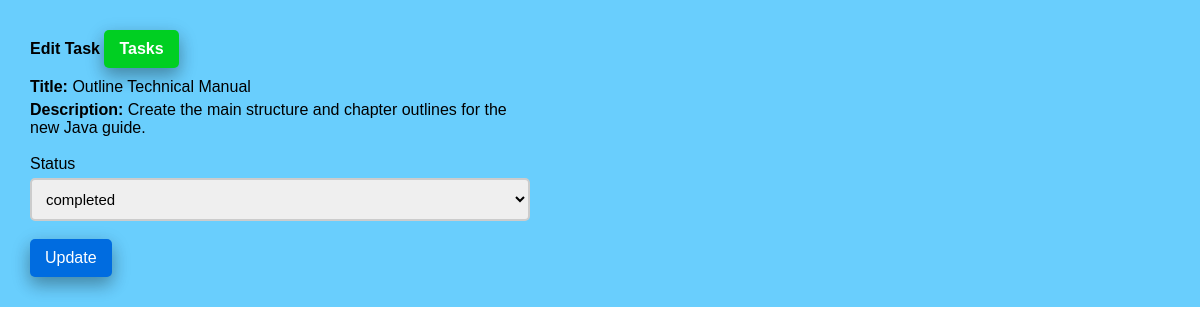
The page /edit-task-employee.php?id=1 (signed in) on the database its author committed.
### tables this page shows
CREATE TABLE `tasks` (
  `id` int(11) NOT NULL,
  `title` varchar(100) NOT NULL,
  `description` text DEFAULT NULL,
  `assigned_to` int(11) DEFAULT NULL,
  `due_date` date DEFAULT NULL,
  `status` enum('pending','in_progress','completed') DEFAULT 'pending',
  `created_at` timestamp NOT NULL DEFAULT current_timestamp()
);

### app/model/Task.php (called while the page is built, shortened)
<?php
function get_task_by_id($conn, $id){
	$sql = "SELECT * FROM tasks WHERE id =? ";
	$stmt = $conn->prepare($sql);
	$stmt->execute([$id]);
	if($stmt->rowCount() > 0){
		$task = $stmt->fetch();
	}else $task = 0;
	return $task;
}

### edit-task-employee.php (the view, shortened to what this page needs)
<?php
if (isset($_SESSION['role']) && isset($_SESSION['id']) && $_SESSION['role'] == "employee") {
    include "DB_connection.php";
    include "app/Model/Task.php";
    include "app/Model/User.php";
    $id = $_GET['id'];
    $task = get_task_by_id($conn, $id);
 ?>
<!DOCTYPE html>
<html>
<head>
	<link rel="stylesheet" href="https://stackpath.bootstrapcdn.com/font-awesome/4.7.0/css/font-awesome.min.css">
	<link rel="stylesheet" href="css/style.css">
</head>
<body>
	<div class="body">
		<section class="section-1">
			<h4 class="title">Edit Task <a href="my_task.php">Tasks</a></h4>
			<form class="form-1"
			      method="POST"
			      action="app/update-task-employee.php">
				<div class="input-holder">
					<p><b>Title: </b><?=$task['title']?></p>
				</div>
				<div class="input-holder">
					<p><b>Description: </b><?=$task['description']?></p>
				</div><br>
            <div class="input-holder">
					<lable>Status</lable>
					<select name="status" class="input-1">
						<option <?php if( $task['status'] == "completed") echo"selected"; ?>>completed</option>
					</select><br>
				</div>
				<button class="edit-btn">Update</button>
			</form>
		</section>
	</div>
</body>
</html>
<?php }else{
   $em = "First login";
   header("Location: login.php?error=$em");
   exit();
}
 ?>

### css/style.css (style rules this page uses)
* { padding: 0; margin: 0; box-sizing: border-box; font-family: arial, sans-serif; }
.body { display: flex; }
.section-1 { padding: 30px; width: 100%; background: rgb(105, 206, 253); }
.section-1 .title { margin-bottom: 10px; }
.section-1 .title a { text-decoration: none; display: inline-block; padding-left: 10px; border: none; background: #00CF22; padding: 10px 15px; color: #fff; font-size: 16px; border-radius: 5px; cursor: pointer; outline: none; transition: background 1s; box-shadow: 0 8px 16px 0 rgba(0,0,0,0.2), 0 6px 20px 0 rgba(0,0,0,0.19); }
.edit-btn { text-decoration: none; display: inline-block; padding-left: 10px; border: none; background: #006CE0; padding: 10px 15px; color: #fff; font-size: 16px; border-radius: 5px; cursor: pointer; outline: none; transition: background 1s; box-shadow: 0 8px 16px 0 rgba(0,0,0,0.2), 0 6px 20px 0 rgba(0,0,0,0.19); }
.form-1 { width: 90%; max-width: 500px; }
.input-holder lable { display: block; margin-bottom: 5px; }
.input-1 { border: 2px solid #ccc; width: 100%; padding: 10px; font-size: 15px; outline: none; border-radius: 5px; display: block; }

### rows shown on the page
tasks: title "Outline Technical Manual", description "Create the main structure and chapter outlines for the new Java guide.", status "completed"
